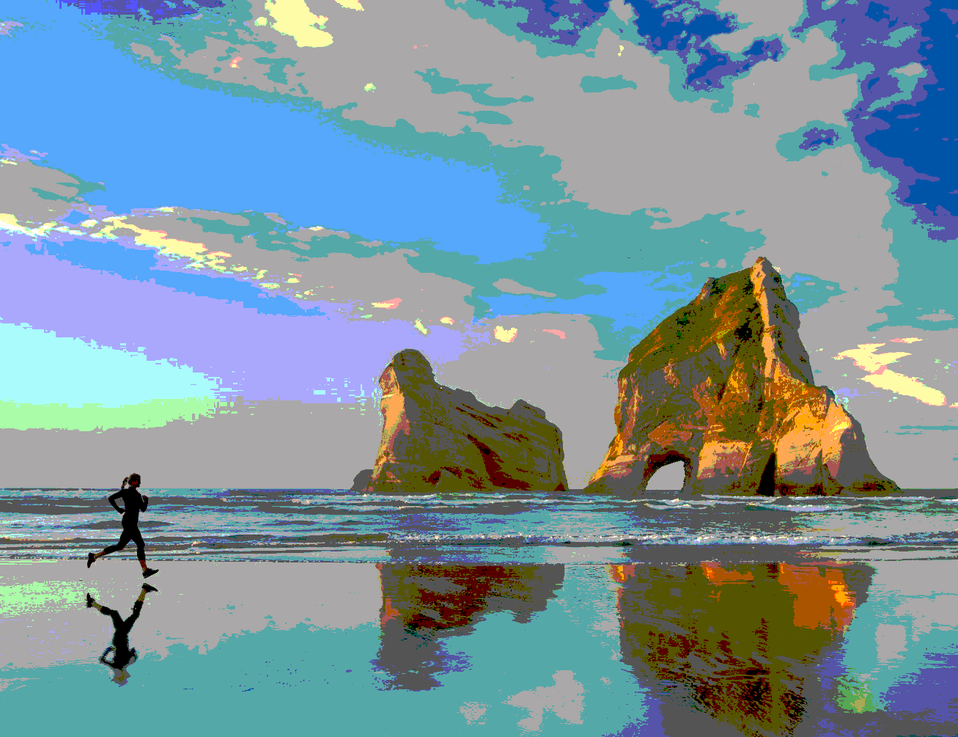
%> input picture output.png, 958 x 737 px, shrunk from 1307 x 1005 before the run
$ octave edgeDetection.m   (GNU Octave 9; MATLAB toolbox functions it lacks are replaced by stand-ins)
%> lines starting %> are read from the running program, lines starting %| are printed output that depends on the picture
clc;
clear all;
close all;
myImg = imread('output.png');
%> myImg is the input picture: size 737x958x3 uint8; mean R, G, B 122.6, 148.1, 157.5
figure(1);
imshow(myImg);

gray = rgb2gray(myImg);
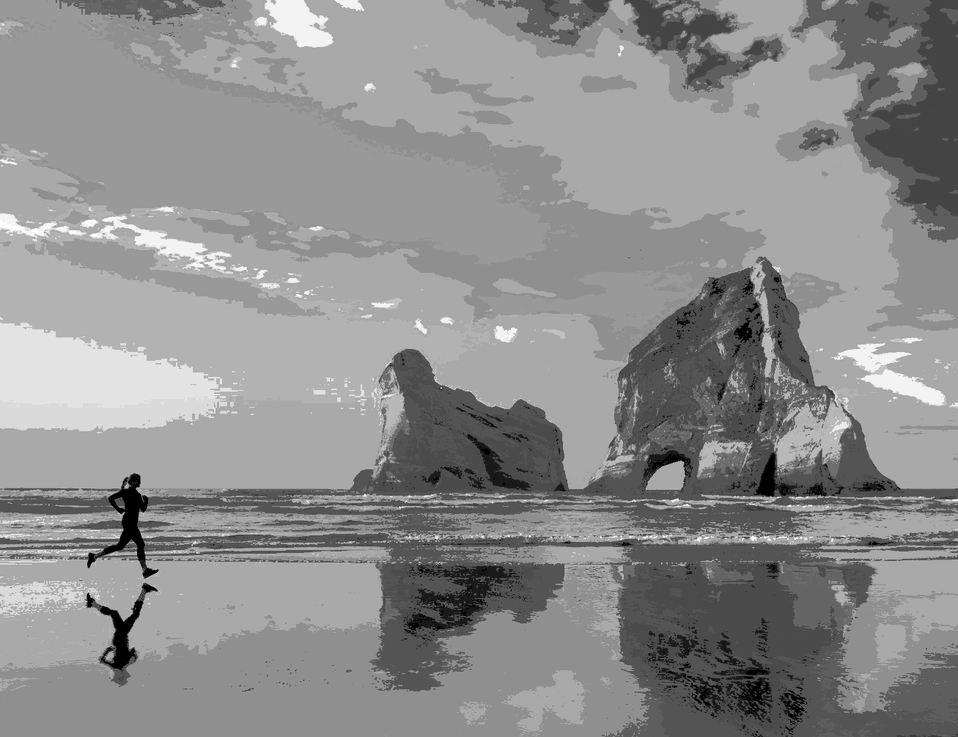
%> gray: size 737x958 uint8; min 0, max 255, mean 141.6
figure(2);
imshow(gray);
title('grayscale');

bw = edge(gray,"Canny");
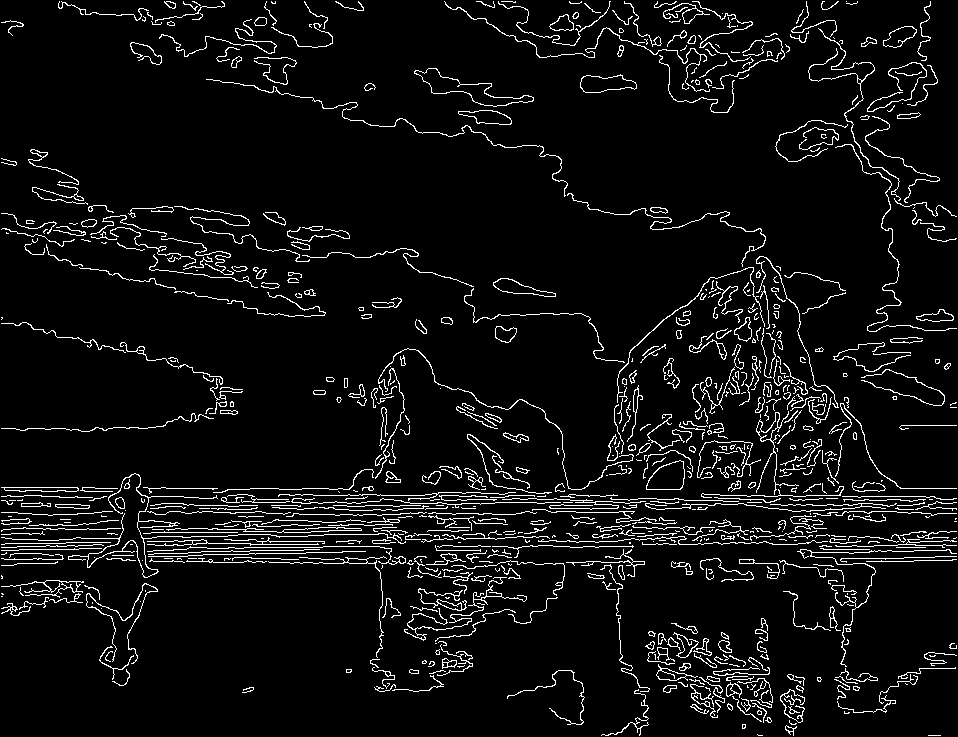
%> bw: size 737x958 logical; 6.1% white in thin lines or dots
figure(3)
imshow(bw);
title("Canny");
